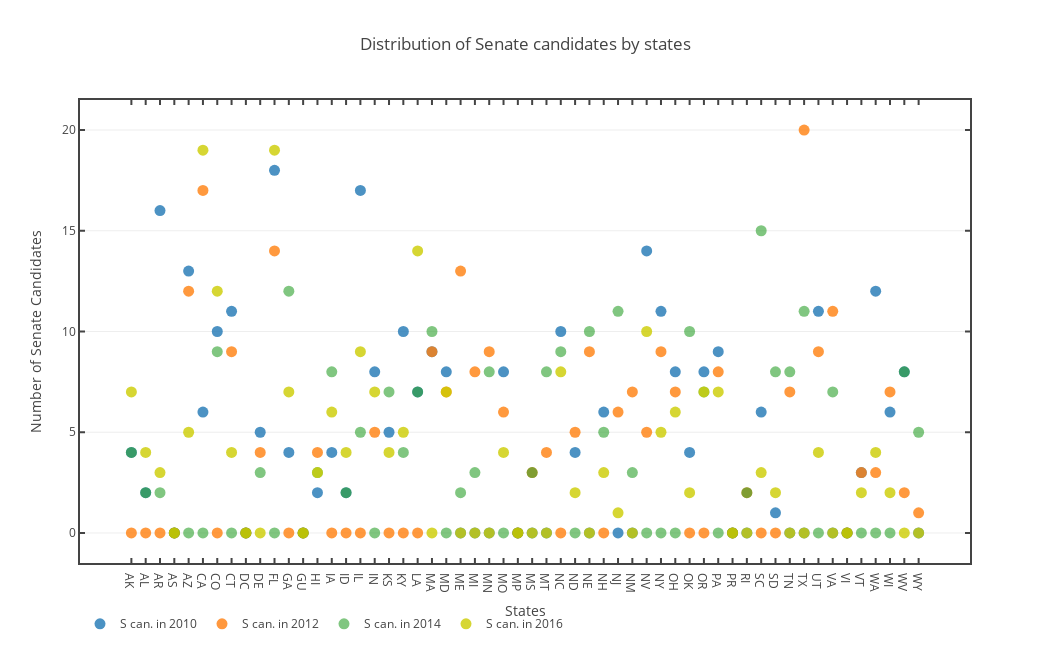

Notebook code for this chart:
### Code cell
#Plot 4
#creating scatter plot (ploty package)
trace1 = go.Scatter(x =results['index'], y = results['s2010'],mode = 'markers',name= 'S can. in 2010',
                    marker=dict(size= 11,opacity=0.8))
trace2 = go.Scatter(x =results['index'], y = results['s2012'],mode = 'markers', name= 'S can. in 2012',
                    marker=dict(size= 11,opacity=0.8))
trace3 = go.Scatter(x =results['index'], y = results['s2014'],mode = 'markers', name= 'S can. in 2014', 
                    marker=dict(size= 11,opacity=0.6))
trace4 = go.Scatter(x =results['index'], y = results['s2016'],mode = 'markers',name= 'S can. in 2016',
                    marker=dict(size= 11,opacity=0.8,color='rgb(204,204,0)'))

#defining plot properties
layout =go.Layout(title='Distribution of Senate candidates by states',legend=dict(orientation="h"),
                  height=650,width=1050,
                  
                  xaxis = dict(title = 'States',showgrid=False,showline=True,zeroline=False,mirror="ticks",
                  ticks="inside",linewidth=2,tickwidth=2,zerolinewidth=2),
                  
                  yaxis = dict(title = 'Number of Senate Candidates',showgrid=True,showline=True,zeroline=False,
                  mirror="ticks",ticks="inside",linewidth=2,tickwidth=2,zerolinewidth=2))

fig = go.Figure(data=[trace1,trace2,trace3,trace4], layout=layout)

#plotting graph
plotly.offline.iplot(fig)

### Figure 1 — Plotly figure (JSON) as saved in the notebook; plotly's stock layout.template omitted (floating-point values rounded to 4 significant figures)
{"data": [{"marker": {"opacity": 0.8, "size": 11}, "mode": "markers", "name": "S can. in 2010", "type": "scatter", "x": ["AK", "AL", "AR", "AS", "AZ", "CA", "CO", "CT", "DC", "DE", "FL", "GA", "GU", "HI", "IA", "ID", "IL", "IN", "KS", "KY", "LA", "MA", "MD", "ME", "MI", "MN", "MO", "MP", "MS", "MT", "NC", "ND", "NE", "NH", "NJ", "NM", "NV", "NY", "OH", "OK", "OR", "PA", "PR", "RI", "SC", "SD", "TN", "TX", "UT", "VA", "VI", "VT", "WA", "WI", "WV", "WY"], "y": [4, 2, 16, 0, 13, 6, 10, 11, 0, 5, 18, 4, 0, 2, 4, 2, 17, 8, 5, 10, 7, 9, 8, 0, 0, 0, 8, 0, 0, 0, 10, 4, 0, 6, 0, 0, 14, 11, 8, 4, 8, 9, 0, 0, 6, 1, 0, 0, 11, 0, 0, 3, 12, 6, 8, 0]}, {"marker": {"opacity": 0.8, "size": 11}, "mode": "markers", "name": "S can. in 2012", "type": "scatter", "x": ["AK", "AL", "AR", "AS", "AZ", "CA", "CO", "CT", "DC", "DE", "FL", "GA", "GU", "HI", "IA", "ID", "IL", "IN", "KS", "KY", "LA", "MA", "MD", "ME", "MI", "MN", "MO", "MP", "MS", "MT", "NC", "ND", "NE", "NH", "NJ", "NM", "NV", "NY", "OH", "OK", "OR", "PA", "PR", "RI", "SC", "SD", "TN", "TX", "UT", "VA", "VI", "VT", "WA", "WI", "WV", "WY"], "y": [0, 0, 0, 0, 12, 17, 0, 9, 0, 4, 14, 0, 0, 4, 0, 0, 0, 5, 0, 0, 0, 9, 7, 13, 8, 9, 6, 0, 3, 4, 0, 5, 9, 0, 6, 7, 5, 9, 7, 0, 0, 8, 0, 2, 0, 0, 7, 20, 9, 11, 0, 3, 3, 7, 2, 1]}, {"marker": {"opacity": 0.6, "size": 11}, "mode": "markers", "name": "S can. in 2014", "type": "scatter", "x": ["AK", "AL", "AR", "AS", "AZ", "CA", "CO", "CT", "DC", "DE", "FL", "GA", "GU", "HI", "IA", "ID", "IL", "IN", "KS", "KY", "LA", "MA", "MD", "ME", "MI", "MN", "MO", "MP", "MS", "MT", "NC", "ND", "NE", "NH", "NJ", "NM", "NV", "NY", "OH", "OK", "OR", "PA", "PR", "RI", "SC", "SD", "TN", "TX", "UT", "VA", "VI", "VT", "WA", "WI", "WV", "WY"], "y": [4, 2, 2, 0, 0, 0, 9, 0, 0, 3, 0, 12, 0, 3, 8, 2, 5, 0, 7, 4, 7, 10, 0, 2, 3, 8, 0, 0, 3, 8, 9, 0, 10, 5, 11, 3, 0, 0, 0, 10, 7, 0, 0, 2, 15, 8, 8, 11, 0, 7, 0, 0, 0, 0, 8, 5]}, {"marker": {"color": "rgb(204,204,0)", "opacity": 0.8, "size": 11}, "mode": "markers", "name": "S can. in 2016", "type": "scatter", "x": ["AK", "AL", "AR", "AS", "AZ", "CA", "CO", "CT", "DC", "DE", "FL", "GA", "GU", "HI", "IA", "ID", "IL", "IN", "KS", "KY", "LA", "MA", "MD", "ME", "MI", "MN", "MO", "MP", "MS", "MT", "NC", "ND", "NE", "NH", "NJ", "NM", "NV", "NY", "OH", "OK", "OR", "PA", "PR", "RI", "SC", "SD", "TN", "TX", "UT", "VA", "VI", "VT", "WA", "WI", "WV", "WY"], "y": [7, 4, 3, 0, 5, 19, 12, 4, 0, 0, 19, 7, 0, 3, 6, 4, 9, 7, 4, 5, 14, 0, 7, 0, 0, 0, 4, 0, 0, 0, 8, 2, 0, 3, 1, 0, 10, 5, 6, 2, 7, 7, 0, 0, 3, 2, 0, 0, 4, 0, 0, 2, 4, 2, 0, 0]}], "layout": {"height": 650, "legend": {"orientation": "h"}, "title": "Distribution of Senate candidates by states", "width": 1050, "xaxis": {"linewidth": 2, "mirror": "ticks", "showgrid": false, "showline": true, "ticks": "inside", "tickwidth": 2, "title": "States", "zeroline": false, "zerolinewidth": 2}, "yaxis": {"linewidth": 2, "mirror": "ticks", "showgrid": true, "showline": true, "ticks": "inside", "tickwidth": 2, "title": "Number of Senate Candidates", "zeroline": false, "zerolinewidth": 2}}}
